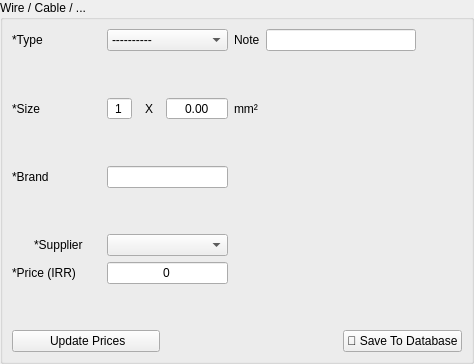
      <widget class="QWidget" name="wire_cable">
       <layout class="QGridLayout" name="gridLayout_23">
        <property name="leftMargin">
         <number>0</number>
        </property>
        <property name="topMargin">
         <number>0</number>
        </property>
        <property name="rightMargin">
         <number>0</number>
        </property>
        <property name="bottomMargin">
         <number>0</number>
        </property>
        <item row="0" column="0">
         <widget class="QGroupBox" name="groupBox_12">
          <property name="title">
           <string>Wire / Cable / ...</string>
          </property>
          <layout class="QGridLayout" name="gridLayout_22">
           <item row="3" column="0" colspan="2">
            <widget class="QLabel" name="general_spec_label_7">
             <property name="text">
              <string>*Size</string>
             </property>
            </widget>
           </item>
           <item row="1" column="9" alignment="Qt::AlignRight">
            <widget class="QLabel" name="label_83">
             <property name="maximumSize">
              <size>
               <width>73</width>
               <height>16777215</height>
              </size>
             </property>
             <property name="text">
              <string>Note</string>
             </property>
            </widget>
           </item>
           <item row="1" column="10">
            <widget class="QLineEdit" name="wire_cable_note">
             <property name="minimumSize">
              <size>
               <width>150</width>
               <height>0</height>
              </size>
             </property>
             <property name="maximumSize">
              <size>
               <width>184</width>
               <height>16777215</height>
              </size>
             </property>
            </widget>
           </item>
           <item row="10" column="7">
            <spacer name="verticalSpacer_34">
             <property name="orientation">
              <enum>Qt::Vertical</enum>
             </property>
             <property name="sizeHint" stdset="0">
              <size>
               <width>20</width>
               <height>40</height>
              </size>
             </property>
            </spacer>
           </item>
           <item row="4" column="5">
            <spacer name="verticalSpacer_35">
             <property name="orientation">
              <enum>Qt::Vertical</enum>
             </property>
             <property name="sizeType">
              <enum>QSizePolicy::Minimum</enum>
             </property>
             <property name="sizeHint" stdset="0">
              <size>
               <width>10</width>
               <height>40</height>
              </size>
             </property>
            </spacer>
           </item>
           <item row="8" column="0">
            <widget class="QPushButton" name="wire_cable_add_supplier_btn">
             <property name="maximumSize">
              <size>
               <width>16</width>
               <height>16</height>
              </size>
             </property>
             <property name="styleSheet">
              <string notr="true">QPushButton {
    background-color: rgba(0, 0, 0, 0); /* Fully transparent background */
    border: none;                      /* Optional: remove the border */
}
QPushButton:hover {
	color: #d3dae3;
	padding: 2px;
	background-color: #F77F00;
}

QPushButton:pressed {
	color: #d3dae3;
	padding: 2px;
	background-color: #F77F00;
}
QPushButton:pressed {
	color: #d3dae3;
	padding: 2px;
	background-color: #2c2f2f;
}</string>
             </property>
             <property name="text">
              <string/>
             </property>
             <property name="icon">
              <iconset>
               <normaloff>../../assets/plus.png</normaloff>../../assets/plus.png</iconset>
             </property>
            </widget>
           </item>
           <item row="3" column="5" alignment="Qt::AlignHCenter">
            <widget class="QSpinBox" name="wire_cable_l_number">
             <property name="maximumSize">
              <size>
               <width>50</width>
               <height>16777215</height>
              </size>
             </property>
             <property name="alignment">
              <set>Qt::AlignCenter</set>
             </property>
             <property name="buttonSymbols">
              <enum>QAbstractSpinBox::NoButtons</enum>
             </property>
             <property name="minimum">
              <number>1</number>
             </property>
            </widget>
           </item>
           <item row="3" column="6" alignment="Qt::AlignHCenter">
            <widget class="QLabel" name="general_spec_label_9">
             <property name="text">
              <string>X</string>
             </property>
             <property name="alignment">
              <set>Qt::AlignCenter</set>
             </property>
            </widget>
           </item>
           <item row="5" column="0" colspan="2">
            <widget class="QLabel" name="label_82">
             <property name="maximumSize">
              <size>
               <width>73</width>
               <height>16777215</height>
              </size>
             </property>
             <property name="text">
              <string>*Brand</string>
             </property>
            </widget>
           </item>
           <item row="5" column="5" colspan="4">
            <widget class="QLineEdit" name="wire_cable_brand">
             <property name="minimumSize">
              <size>
               <width>0</width>
               <height>0</height>
              </size>
             </property>
             <property name="maximumSize">
              <size>
               <width>167777</width>
               <height>16777215</height>
              </size>
             </property>
            </widget>
           </item>
           <item row="7" column="5">
            <spacer name="verticalSpacer_33">
             <property name="orientation">
              <enum>Qt::Vertical</enum>
             </property>
             <property name="sizeType">
              <enum>QSizePolicy::Minimum</enum>
             </property>
             <property name="sizeHint" stdset="0">
              <size>
               <width>10</width>
               <height>40</height>
              </size>
             </property>
            </spacer>
           </item>
           <item row="8" column="5" colspan="4">
            <widget class="QComboBox" name="wire_cable_supplier">
             <property name="maximumSize">
              <size>
               <width>167777</width>
               <height>16777215</height>
              </size>
             </property>
            </widget>
           </item>
           <item row="1" column="11">
            <spacer name="horizontalSpacer_12">
             <property name="orientation">
              <enum>Qt::Horizontal</enum>
             </property>
             <property name="sizeHint" stdset="0">
              <size>
               <width>40</width>
               <height>20</height>
              </size>
             </property>
            </spacer>
           </item>
           <item row="2" column="5">
            <spacer name="verticalSpacer_36">
             <property name="orientation">
              <enum>Qt::Vertical</enum>
             </property>
             <property name="sizeType">
              <enum>QSizePolicy::Minimum</enum>
             </property>
             <property name="sizeHint" stdset="0">
              <size>
               <width>10</width>
               <height>40</height>
              </size>
             </property>
            </spacer>
           </item>
           <item row="3" column="7" colspan="2">
            <widget class="QDoubleSpinBox" name="wire_cable_l_size">
             <property name="minimumSize">
              <size>
               <width>62</width>
               <height>0</height>
              </size>
             </property>
             <property name="maximumSize">
              <size>
               <width>100</width>
               <height>16777215</height>
              </size>
             </property>
             <property name="alignment">
              <set>Qt::AlignCenter</set>
             </property>
             <property name="buttonSymbols">
              <enum>QAbstractSpinBox::NoButtons</enum>
             </property>
             <property name="maximum">
              <double>9999.000000000000000</double>
             </property>
            </widget>
           </item>
           <item row="1" column="5" colspan="4">
            <widget class="QComboBox" name="wire_cable_type">
             <property name="maximumSize">
              <size>
               <width>16777215</width>
               <height>16777215</height>
              </size>
             </property>
             <item>
              <property name="text">
               <string>----------</string>
              </property>
             </item>
             <item>
              <property name="text">
               <string>Wire</string>
              </property>
             </item>
             <item>
              <property name="text">
               <string>Cable</string>
              </property>
             </item>
             <item>
              <property name="text">
               <string>Busbar</string>
              </property>
             </item>
             <item>
              <property name="text">
               <string>DuctCover</string>
              </property>
             </item>
             <item>
              <property name="text">
               <string>MiniatoryRail</string>
              </property>
             </item>
             <item>
              <property name="text">
               <string>FlexibleConduit</string>
              </property>
             </item>
             <item>
              <property name="text">
               <string>Ladder</string>
              </property>
             </item>
             <item>
              <property name="text">
               <string>LadderCover</string>
              </property>
             </item>
             <item>
              <property name="text">
               <string>LadderRiser</string>
              </property>
             </item>
             <item>
              <property name="text">
               <string>Tray</string>
              </property>
             </item>
             <item>
              <property name="text">
               <string>TrayCover</string>
              </property>
             </item>
             <item>
              <property name="text">
               <string>TrayRiser</string>
              </property>
             </item>
            </widget>
           </item>
           <item row="1" column="0" colspan="2">
            <widget class="QLabel" name="label_80">
             <property name="maximumSize">
              <size>
               <width>73</width>
               <height>16777215</height>
              </size>
             </property>
             <property name="text">
              <string>*Type</string>
             </property>
            </widget>
           </item>
           <item row="8" column="1">
            <widget class="QLabel" name="label_81">
             <property name="maximumSize">
              <size>
               <width>51</width>
               <height>16777215</height>
              </size>
             </property>
             <property name="text">
              <string>*Supplier</string>
             </property>
            </widget>
           </item>
           <item row="9" column="5" colspan="4">
            <widget class="QLineEdit" name="wire_cable_price">
             <property name="maximumSize">
              <size>
               <width>184</width>
               <height>16777215</height>
              </size>
             </property>
             <property name="text">
              <string>0</string>
             </property>
             <property name="alignment">
              <set>Qt::AlignCenter</set>
             </property>
            </widget>
           </item>
           <item row="12" column="0" colspan="7">
            <widget class="QPushButton" name="update_wire_cable_prices_btn">
             <property name="maximumSize">
              <size>
               <width>150</width>
               <height>16666</height>
              </size>
             </property>
             <property name="toolTip">
              <string/>
             </property>
             <property name="styleSheet">
              <string notr="true"/>
             </property>
             <property name="text">
              <string> Update Prices</string>
             </property>
             <property name="icon">
              <iconset>
               <normaloff>../../assets/refresh.png</normaloff>../../assets/refresh.png</iconset>
             </property>
             <property name="iconSize">
              <size>
               <width>17</width>
               <height>17</height>
              </size>
             </property>
            </widget>
           </item>
           <item row="3" column="9">
            <widget class="QLabel" name="general_spec_label_8">
             <property name="text">
              <string>mm²</string>
             </property>
            </widget>
           </item>
           <item row="9" column="0" colspan="4">
            <widget class="QLabel" name="label_75">
             <property name="maximumSize">
              <size>
               <width>73</width>
               <height>16777215</height>
              </size>
             </property>
             <property name="text">
              <string>*Price (IRR)</string>
             </property>
            </widget>
           </item>
           <item row="12" column="10" colspan="2" alignment="Qt::AlignRight">
            <widget class="QPushButton" name="wire_cable_save_btn">
             <property name="maximumSize">
              <size>
               <width>150</width>
               <height>16777215</height>
              </size>
             </property>
             <property name="text">
              <string>💾 Save To Database</string>
             </property>
            </widget>
           </item>
          </layout>
         </widget>
        </item>
       </layout>
      </widget>
